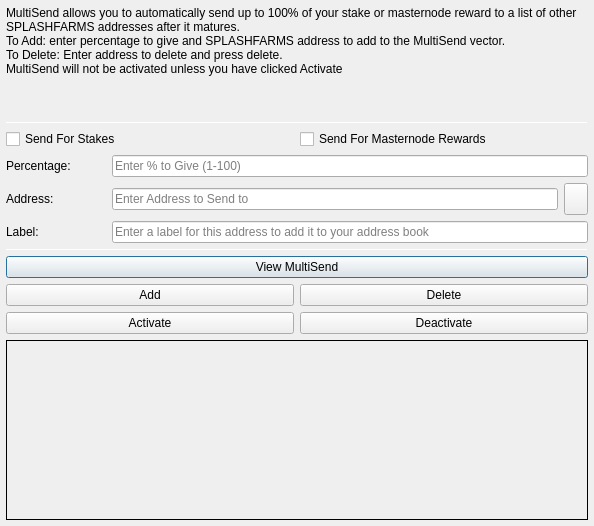
<?xml version="1.0" encoding="UTF-8"?>
<ui version="4.0">
 <class>MultiSendDialog</class>
 <widget class="QDialog" name="MultiSendDialog">
  <property name="windowModality">
   <enum>Qt::NonModal</enum>
  </property>
  <property name="geometry">
   <rect>
    <x>0</x>
    <y>0</y>
    <width>594</width>
    <height>526</height>
   </rect>
  </property>
  <property name="windowTitle">
   <string>MultiSend</string>
  </property>
  <layout class="QVBoxLayout" name="verticalLayout" stretch="0">
   <property name="leftMargin">
    <number>6</number>
   </property>
   <property name="topMargin">
    <number>6</number>
   </property>
   <property name="rightMargin">
    <number>6</number>
   </property>
   <property name="bottomMargin">
    <number>6</number>
   </property>
   <item>
    <layout class="QVBoxLayout" name="verticalLayout_Main" stretch="1,1,1,0,1,1,1">
     <item>
      <widget class="QLabel" name="label_2">
       <property name="lineWidth">
        <number>1</number>
       </property>
       <property name="text">
        <string>MultiSend allows you to automatically send up to 100% of your stake or masternode reward to a list of other SPLASHFARMS addresses after it matures.
To Add: enter percentage to give and SPLASHFARMS address to add to the MultiSend vector.
To Delete: Enter address to delete and press delete.
MultiSend will not be activated unless you have clicked Activate</string>
       </property>
       <property name="alignment">
        <set>Qt::AlignLeading|Qt::AlignLeft|Qt::AlignTop</set>
       </property>
       <property name="wordWrap">
        <bool>true</bool>
       </property>
      </widget>
     </item>
     <item>
      <widget class="Line" name="line">
       <property name="minimumSize">
        <size>
         <width>0</width>
         <height>1</height>
        </size>
       </property>
       <property name="maximumSize">
        <size>
         <width>16777215</width>
         <height>1</height>
        </size>
       </property>
       <property name="orientation">
        <enum>Qt::Horizontal</enum>
       </property>
      </widget>
     </item>
     <item>
      <layout class="QVBoxLayout" name="verticalLayout_Settings">
       <item>
        <layout class="QHBoxLayout" name="horizontalLayout">
         <item>
          <widget class="QCheckBox" name="multiSendStakeCheckBox">
           <property name="text">
            <string>Send For Stakes</string>
           </property>
          </widget>
         </item>
         <item>
          <widget class="QCheckBox" name="multiSendMasternodeCheckBox">
           <property name="text">
            <string>Send For Masternode Rewards</string>
           </property>
          </widget>
         </item>
        </layout>
       </item>
       <item>
        <layout class="QHBoxLayout" name="horizontalLayout_6">
         <item>
          <widget class="QLabel" name="label">
           <property name="minimumSize">
            <size>
             <width>100</width>
             <height>0</height>
            </size>
           </property>
           <property name="toolTip">
            <string>Percentage of stake to send</string>
           </property>
           <property name="text">
            <string>Percentage:</string>
           </property>
          </widget>
         </item>
         <item>
          <widget class="QLineEdit" name="multiSendPercentEdit">
           <property name="toolTip">
            <string>Enter whole numbers 1 - 100</string>
           </property>
           <property name="placeholderText">
            <string>Enter % to Give (1-100)</string>
           </property>
          </widget>
         </item>
        </layout>
       </item>
       <item>
        <layout class="QHBoxLayout" name="horizontalLayout_7">
         <item>
          <widget class="QLabel" name="label_5">
           <property name="minimumSize">
            <size>
             <width>100</width>
             <height>0</height>
            </size>
           </property>
           <property name="toolTip">
            <string>Address to send portion of stake to</string>
           </property>
           <property name="text">
            <string>Address:</string>
           </property>
          </widget>
         </item>
         <item>
          <widget class="QLineEdit" name="multiSendAddressEdit">
           <property name="toolTip">
            <string/>
           </property>
           <property name="placeholderText">
            <string>Enter Address to Send to</string>
           </property>
          </widget>
         </item>
         <item>
          <widget class="QToolButton" name="addressBookButton">
           <property name="maximumSize">
            <size>
             <width>16777215</width>
             <height>32</height>
            </size>
           </property>
           <property name="toolTip">
            <string>Choose an address from the address book</string>
           </property>
           <property name="text">
            <string/>
           </property>
           <property name="icon">
            <iconset resource="../splashfarms.qrc">
             <normaloff>:/icons/address-book</normaloff>:/icons/address-book</iconset>
           </property>
           <property name="shortcut">
            <string>Alt+A</string>
           </property>
          </widget>
         </item>
        </layout>
       </item>
      </layout>
     </item>
     <item>
      <layout class="QHBoxLayout" name="horizontalLayout_3">
       <item>
        <widget class="QLabel" name="label_3">
         <property name="minimumSize">
          <size>
           <width>100</width>
           <height>0</height>
          </size>
         </property>
         <property name="text">
          <string>Label:</string>
         </property>
        </widget>
       </item>
       <item>
        <widget class="QLineEdit" name="labelAddressLabelEdit">
         <property name="placeholderText">
          <string>Enter a label for this address to add it to your address book</string>
         </property>
        </widget>
       </item>
      </layout>
     </item>
     <item>
      <widget class="Line" name="line_2">
       <property name="minimumSize">
        <size>
         <width>0</width>
         <height>1</height>
        </size>
       </property>
       <property name="maximumSize">
        <size>
         <width>16777215</width>
         <height>1</height>
        </size>
       </property>
       <property name="orientation">
        <enum>Qt::Horizontal</enum>
       </property>
      </widget>
     </item>
     <item>
      <layout class="QVBoxLayout" name="verticalLayout_Buttons">
       <item>
        <layout class="QHBoxLayout" name="horizontalLayout_4">
         <item>
          <widget class="QPushButton" name="viewButton">
           <property name="toolTip">
            <string/>
           </property>
           <property name="statusTip">
            <string>View MultiSend Vector</string>
           </property>
           <property name="text">
            <string>View MultiSend</string>
           </property>
          </widget>
         </item>
        </layout>
       </item>
       <item>
        <layout class="QHBoxLayout" name="horizontalLayout_2">
         <item>
          <widget class="QPushButton" name="addButton">
           <property name="toolTip">
            <string/>
           </property>
           <property name="statusTip">
            <string>Add to MultiSend Vector</string>
           </property>
           <property name="text">
            <string>Add</string>
           </property>
          </widget>
         </item>
         <item>
          <widget class="QPushButton" name="deleteButton">
           <property name="toolTip">
            <string/>
           </property>
           <property name="statusTip">
            <string>Delete Address From MultiSend Vector</string>
           </property>
           <property name="text">
            <string>Delete</string>
           </property>
          </widget>
         </item>
        </layout>
       </item>
       <item>
        <layout class="QHBoxLayout" name="horizontalLayout_5">
         <item>
          <widget class="QPushButton" name="activateButton">
           <property name="statusTip">
            <string>Activate MultiSend</string>
           </property>
           <property name="text">
            <string>Activate</string>
           </property>
          </widget>
         </item>
         <item>
          <widget class="QPushButton" name="disableButton">
           <property name="statusTip">
            <string>Deactivate MultiSend</string>
           </property>
           <property name="text">
            <string>Deactivate</string>
           </property>
          </widget>
         </item>
        </layout>
       </item>
      </layout>
     </item>
     <item>
      <widget class="QLabel" name="message">
       <property name="minimumSize">
        <size>
         <width>0</width>
         <height>180</height>
        </size>
       </property>
       <property name="frameShape">
        <enum>QFrame::Panel</enum>
       </property>
       <property name="frameShadow">
        <enum>QFrame::Plain</enum>
       </property>
       <property name="lineWidth">
        <number>1</number>
       </property>
       <property name="midLineWidth">
        <number>1</number>
       </property>
       <property name="text">
        <string/>
       </property>
       <property name="alignment">
        <set>Qt::AlignLeading|Qt::AlignLeft|Qt::AlignTop</set>
       </property>
       <property name="wordWrap">
        <bool>true</bool>
       </property>
      </widget>
     </item>
    </layout>
   </item>
  </layout>
 </widget>
 <resources>
  <include location="../splashfarms.qrc"/>
 </resources>
 <connections/>
</ui>
